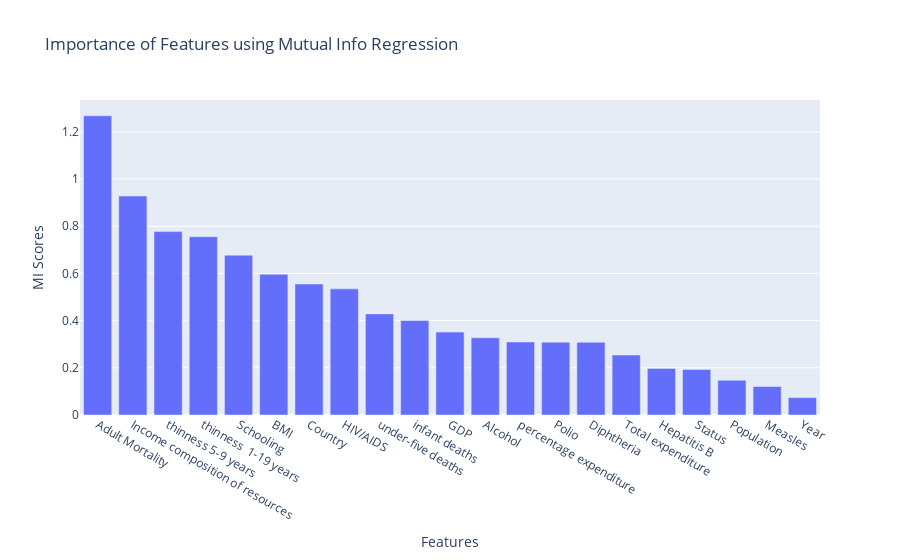

Notebook code for this chart:
### Code cell
#let's use mutual info regression now
X = train3.drop(columns = 'Life expectancy')
y = train3['Life expectancy']

mi_scores = mutual_info_regression(X, y)

mi_scores_df = pd.Series(mi_scores, index = X.columns).sort_values(ascending = False)
display(mi_scores_df)

#Let's see a plot and understand it below:

fig = px.bar(mi_scores_df, x = mi_scores_df.index, y = mi_scores_df.values, 
       title = "Importance of Features using Mutual Info Regression")
fig.update_layout(xaxis_title = "Features", yaxis_title = "MI Scores")
fig.show()

### Figure 1 — Plotly figure (JSON) as saved in the notebook; plotly's stock layout.template omitted (floating-point values rounded to 4 significant figures)
{"data": [{"hovertemplate": "index=%{x}<br>y=%{y}<extra></extra>", "legendgroup": "", "marker": {"color": "#636efa", "pattern": {"shape": ""}}, "name": "", "orientation": "v", "showlegend": false, "textposition": "auto", "type": "bar", "x": ["Adult Mortality", "Income composition of resources", "thinness 5-9 years", "thinness  1-19 years", "Schooling", "BMI", "Country", "HIV/AIDS", "under-five deaths", "infant deaths", "GDP", "Alcohol", "percentage expenditure", "Polio", "Diphtheria", "Total expenditure", "Hepatitis B", "Status", "Population", "Measles", "Year"], "xaxis": "x", "y": [1.268, 0.9278, 0.7771, 0.7556, 0.6774, 0.5965, 0.5551, 0.5345, 0.4285, 0.4005, 0.3513, 0.3272, 0.3095, 0.3088, 0.3081, 0.2539, 0.1975, 0.1928, 0.147, 0.1208, 0.07378], "yaxis": "y"}], "layout": {"barmode": "relative", "legend": {"tracegroupgap": 0}, "title": {"text": "Importance of Features using Mutual Info Regression"}, "xaxis": {"anchor": "y", "domain": [0, 1], "title": {"text": "Features"}}, "yaxis": {"anchor": "x", "domain": [0, 1], "title": {"text": "MI Scores"}}}}
